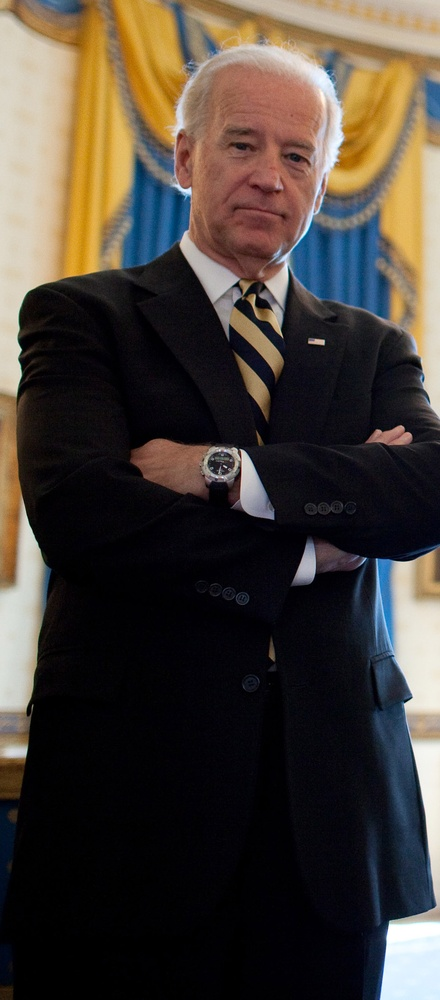
#> input picture Source Code/biden.jpg, 440 x 1000 px, shrunk from 970 x 2204 before the run
$ python contours.py --image biden.jpg   (older library calls are emulated)
#> lines starting #> are read from the running program, lines starting #| are printed output that depends on the picture; after the words box and inside, x2 and y2 are one past the last pixel; in counts of white or black regions, pixels touching at a corner belong together
import numpy as np
import argparse
import cv2

# fetching the arguments and save in dictionary
ap = argparse.ArgumentParser()
ap.add_argument("-i", "--image", required = True, help = "Enter path to the image")
args = vars(ap.parse_args())

# loading and converting the image into numpy array
image = cv2.imread(args["image"])
#> image is the input picture: shape (1000, 440, 3); mean B, G, R 55.5, 62.7, 70.8

# convert image to greyscale
gray = cv2.cvtColor(image, cv2.COLOR_BGR2GRAY)
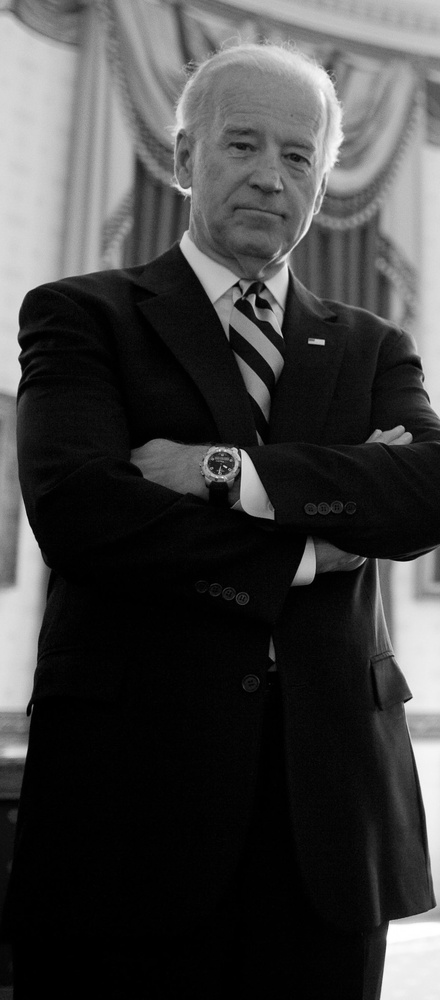
#> gray: shape (1000, 440); min 0, max 255, mean 64.3

# implement gaussian blurr
blurred = cv2.GaussianBlur(gray, (15,15), 0)
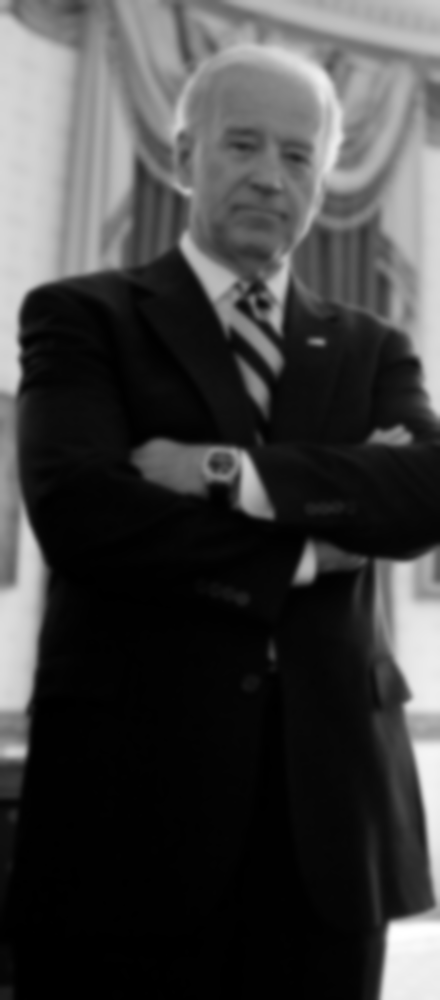
#> blurred: shape (1000, 440); min 0, max 255, mean 64.3

cv2.imshow("Gaussian blurr", blurred)

canny = cv2.Canny(blurred, 30, 150)
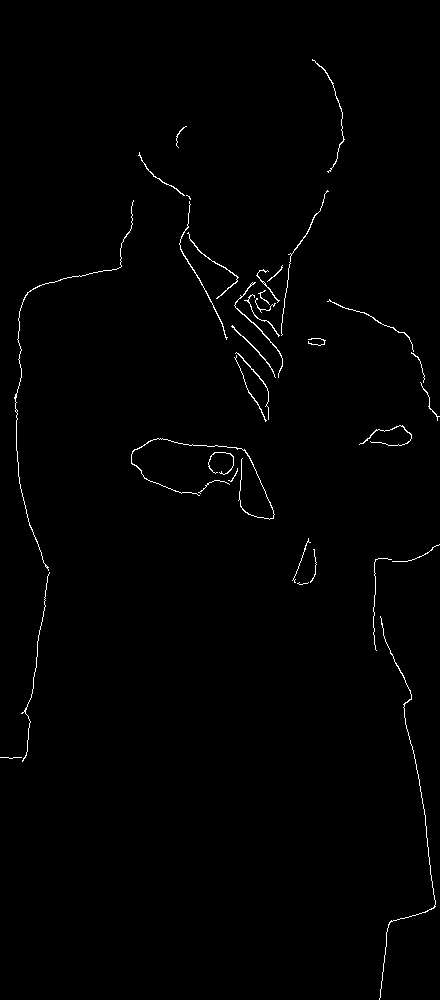
#> canny: shape (1000, 440); 0.86% white in thin lines or dots
cv2.imshow("Canny Edge Detected", canny)

# finding the contours, counting and marking them
(_, cnts, _) = cv2.findContours(canny.copy(), cv2.RETR_EXTERNAL, cv2.CHAIN_APPROX_SIMPLE)
#> cnts = 34 contours, 19 with area under 20; largest, box (x1, y1, x2, y2) and area: (234, 282, 283, 378) 60, (187, 232, 239, 299) 46, (179, 201, 228, 340) 46, (131, 438, 275, 520) 42, (231, 325, 276, 378) 38
print("The number of coins in the image is : {}".format(len(cnts)))
#| The number of coins in the image is : 34

#create a copy of the image
coins = image.copy()

# draw the contours in the actual color image copy
cv2.drawContours(coins, cnts, -1, (0, 255, 0), 2)
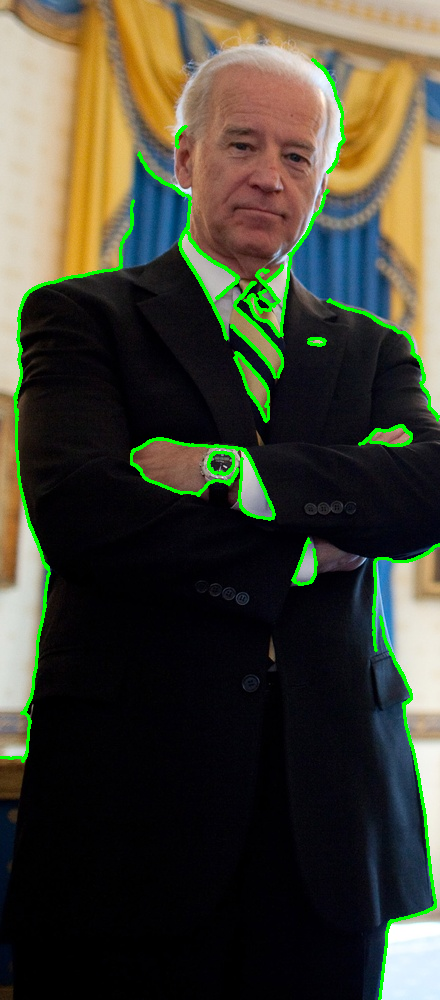
#> coins: shape (1000, 440, 3); 2.82% of pixels changed, all inside (x1, y1, x2, y2) = (0, 58, 440, 1000)
cv2.imshow("Contours", coins)

cv2.waitKey(0)

$ run again, on Source Code/obama.jpg
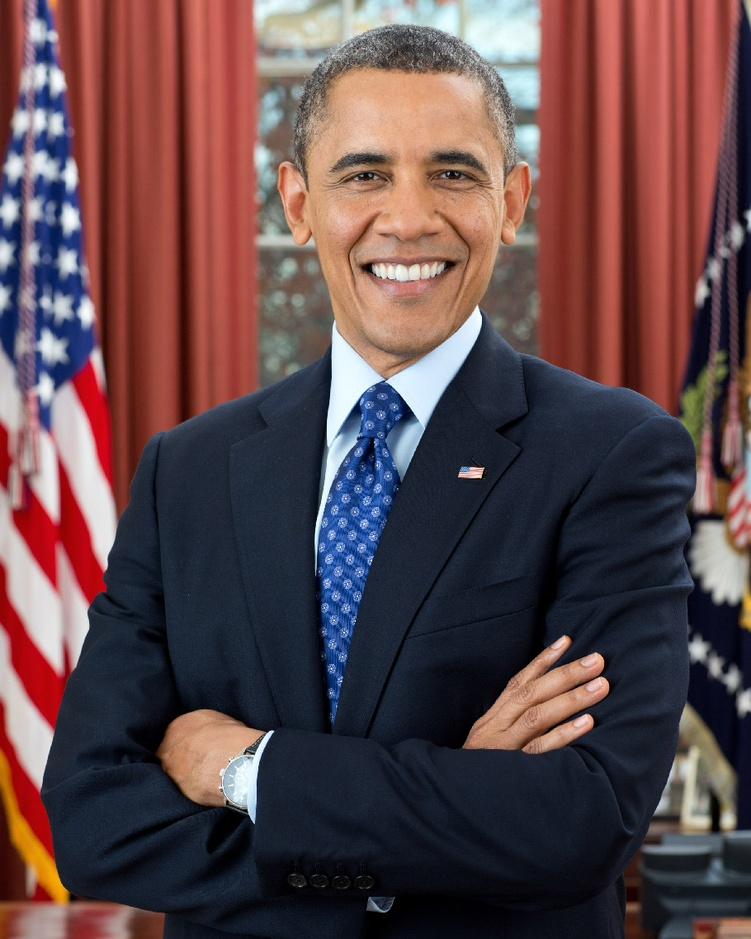
#> input picture Source Code/obama.jpg, 751 x 939 px, shrunk from 910 x 1137 before the run
#> image is the input picture: shape (939, 751, 3); mean B, G, R 74.7, 71.7, 95
#> `canny = cv2.Canny(blurred, 30, 150)`:
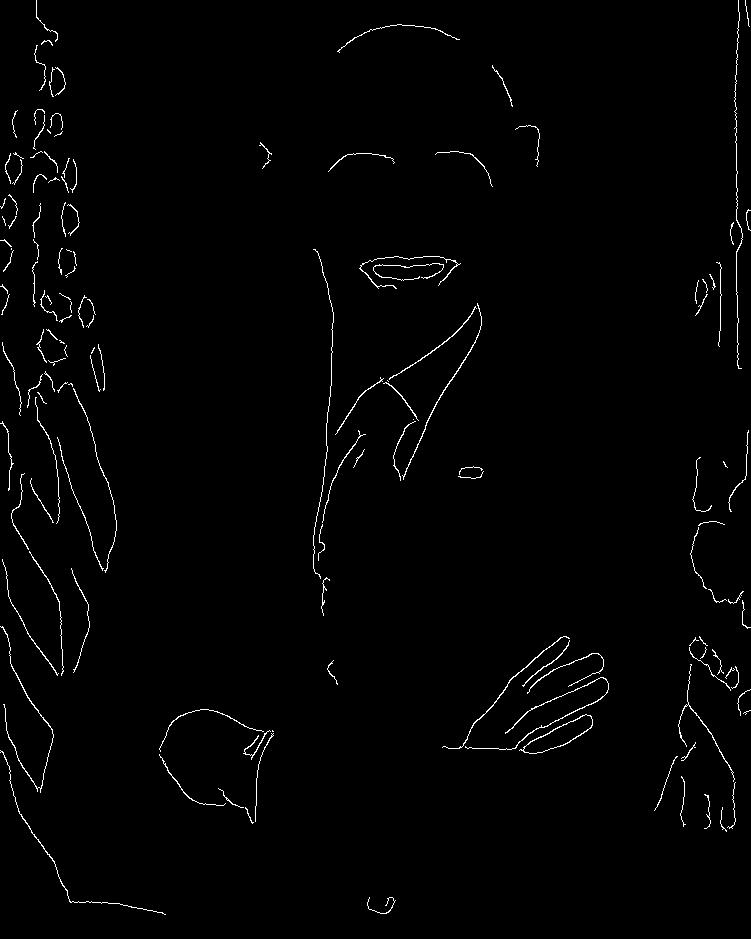
#> canny: shape (939, 751); 1.3% white in thin lines or dots
#> cnts = 141 contours, 121 with area under 20; largest, box (x1, y1, x2, y2) and area: (519, 714, 593, 754) 1110, (465, 677, 609, 750) 82, (442, 636, 570, 749) 78, (402, 303, 482, 480) 69, (0, 626, 54, 793) 64
#| The number of coins in the image is : 141
#> `cv2.drawContours(coins, cnts, -1, (0, 255, 0), 2)`:
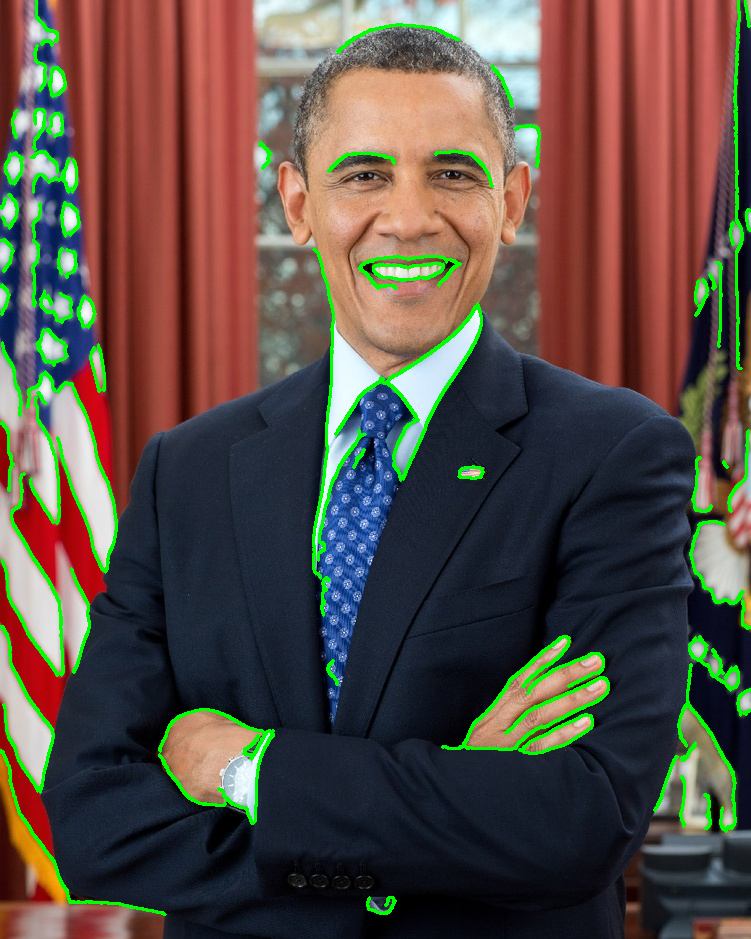
#> coins: shape (939, 751, 3); 4.22% of pixels changed, all inside (x1, y1, x2, y2) = (0, 0, 751, 916)

$ run again, on Source Code/presidents.jpg
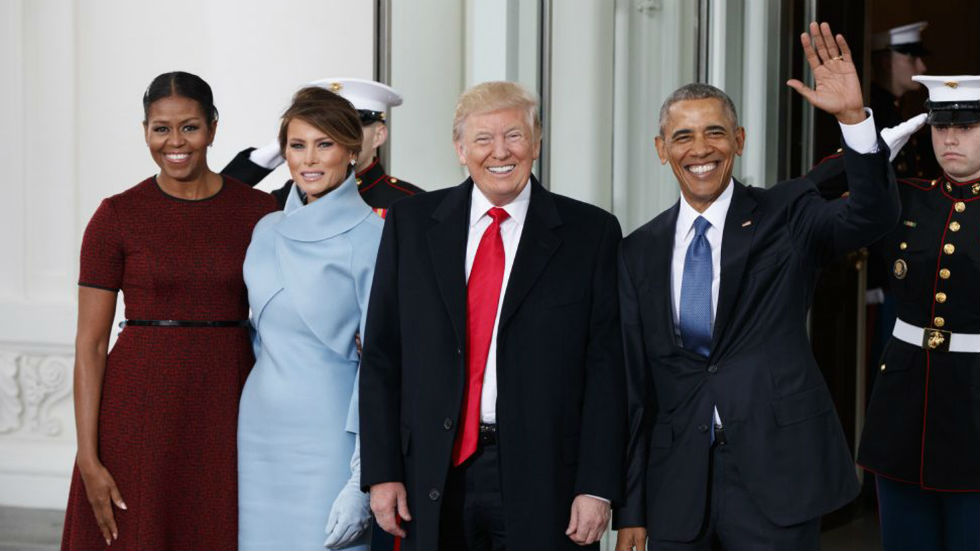
#> input picture Source Code/presidents.jpg, 980 x 551 px
#> image is the input picture: shape (551, 980, 3); mean B, G, R 93.3, 90.8, 96.3
#> `canny = cv2.Canny(blurred, 30, 150)`:
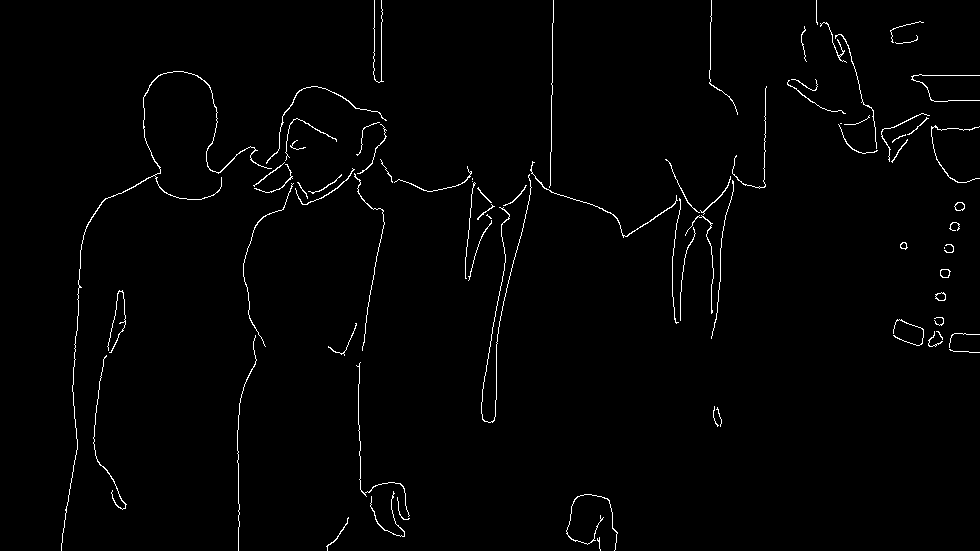
#> canny: shape (551, 980); 1.4% white in thin lines or dots
#> cnts = 77 contours, 59 with area under 20; largest, box (x1, y1, x2, y2) and area: (61, 71, 272, 551) 132, (940, 269, 951, 278) 68, (954, 202, 965, 211) 66, (935, 292, 946, 301) 64, (530, 161, 678, 238) 62
#| The number of coins in the image is : 77
#> `cv2.drawContours(coins, cnts, -1, (0, 255, 0), 2)`:
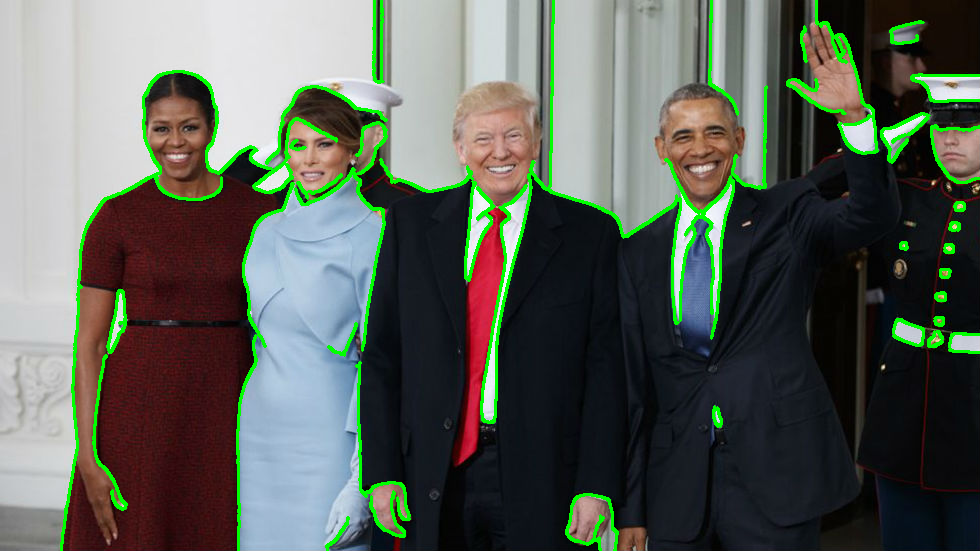
#> coins: shape (551, 980, 3); 4.52% of pixels changed, all inside (x1, y1, x2, y2) = (60, 0, 980, 551)
